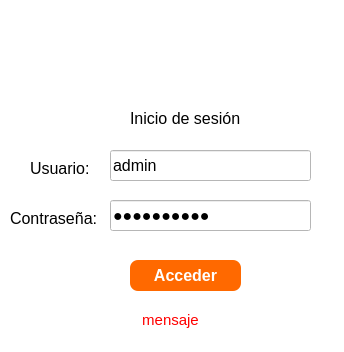
<?xml version="1.0" encoding="UTF-8"?>
<ui version="4.0">
 <class>formLogin</class>
 <widget class="QDialog" name="formLogin">
  <property name="geometry">
   <rect>
    <x>0</x>
    <y>0</y>
    <width>344</width>
    <height>352</height>
   </rect>
  </property>
  <property name="windowTitle">
   <string>Inicio de sesión</string>
  </property>
  <property name="autoFillBackground">
   <bool>false</bool>
  </property>
  <property name="styleSheet">
   <string notr="true">background-color: rgb(255, 255, 255);</string>
  </property>
  <widget class="QLabel" name="label">
   <property name="geometry">
    <rect>
     <x>100</x>
     <y>30</y>
     <width>171</width>
     <height>61</height>
    </rect>
   </property>
   <property name="text">
    <string/>
   </property>
   <property name="pixmap">
    <pixmap>../logo.png</pixmap>
   </property>
   <property name="scaledContents">
    <bool>true</bool>
   </property>
   <property name="wordWrap">
    <bool>false</bool>
   </property>
  </widget>
  <widget class="QLabel" name="label_2">
   <property name="geometry">
    <rect>
     <x>130</x>
     <y>110</y>
     <width>111</width>
     <height>16</height>
    </rect>
   </property>
   <property name="font">
    <font>
     <pointsize>12</pointsize>
    </font>
   </property>
   <property name="text">
    <string>Inicio de sesión</string>
   </property>
  </widget>
  <widget class="QLabel" name="label_3">
   <property name="geometry">
    <rect>
     <x>30</x>
     <y>160</y>
     <width>61</width>
     <height>16</height>
    </rect>
   </property>
   <property name="font">
    <font>
     <pointsize>12</pointsize>
    </font>
   </property>
   <property name="text">
    <string>Usuario:</string>
   </property>
  </widget>
  <widget class="QLabel" name="label_4">
   <property name="geometry">
    <rect>
     <x>10</x>
     <y>210</y>
     <width>91</width>
     <height>16</height>
    </rect>
   </property>
   <property name="font">
    <font>
     <pointsize>12</pointsize>
    </font>
   </property>
   <property name="text">
    <string>Contraseña:</string>
   </property>
  </widget>
  <widget class="QLineEdit" name="txtUsuario">
   <property name="geometry">
    <rect>
     <x>110</x>
     <y>150</y>
     <width>201</width>
     <height>31</height>
    </rect>
   </property>
   <property name="font">
    <font>
     <pointsize>12</pointsize>
    </font>
   </property>
   <property name="styleSheet">
    <string notr="true"/>
   </property>
   <property name="text">
    <string>admin</string>
   </property>
   <property name="placeholderText">
    <string>Ingrese su usuario</string>
   </property>
  </widget>
  <widget class="QLineEdit" name="txtClave">
   <property name="geometry">
    <rect>
     <x>110</x>
     <y>200</y>
     <width>201</width>
     <height>31</height>
    </rect>
   </property>
   <property name="font">
    <font>
     <pointsize>12</pointsize>
    </font>
   </property>
   <property name="text">
    <string>admin2050.</string>
   </property>
   <property name="echoMode">
    <enum>QLineEdit::Password</enum>
   </property>
   <property name="placeholderText">
    <string>Ingrese su cointraseña</string>
   </property>
  </widget>
  <widget class="QPushButton" name="btnAcceder">
   <property name="geometry">
    <rect>
     <x>130</x>
     <y>260</y>
     <width>111</width>
     <height>31</height>
    </rect>
   </property>
   <property name="font">
    <font>
     <pointsize>12</pointsize>
     <bold>true</bold>
    </font>
   </property>
   <property name="cursor">
    <cursorShape>PointingHandCursor</cursorShape>
   </property>
   <property name="styleSheet">
    <string notr="true">background-color: rgb(255, 105, 0);
color: rgb(255, 255, 255);
border-radius:8px;</string>
   </property>
   <property name="text">
    <string>Acceder</string>
   </property>
  </widget>
  <widget class="QLabel" name="lblMensaje">
   <property name="geometry">
    <rect>
     <x>50</x>
     <y>309</y>
     <width>241</width>
     <height>21</height>
    </rect>
   </property>
   <property name="font">
    <font>
     <pointsize>11</pointsize>
    </font>
   </property>
   <property name="styleSheet">
    <string notr="true">color: rgb(255, 0, 0);</string>
   </property>
   <property name="text">
    <string>mensaje</string>
   </property>
   <property name="alignment">
    <set>Qt::AlignCenter</set>
   </property>
  </widget>
 </widget>
 <resources>
  <include location="../imagenes.qrc"/>
 </resources>
 <connections/>
</ui>
